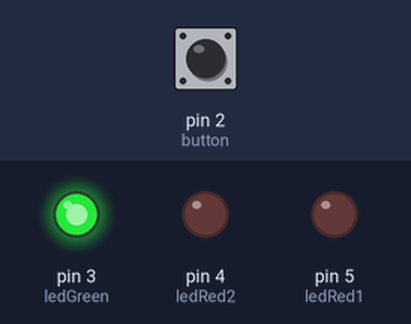
A sketch run on a simulated Arduino Uno, built with avr-gcc and run on an emulated ATmega328P. On the bench: output pins drawn as LEDs (lit = HIGH). Dashed ring = blinking. The inputs (shaded band) are chosen by the test bench; at power-on: pin 2 (button) LOW.

Above: at 1.2 s.
1.3 s: pin 2 (button) pulled HIGH for 1 s
At 2.1 s:
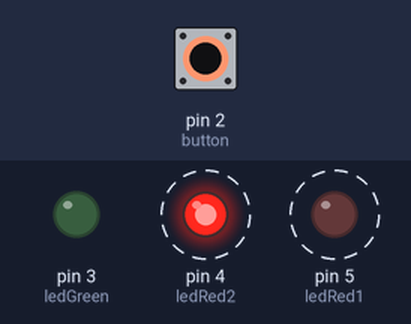
3.8 s: pin 2 (button) pulled HIGH for 3.2 s
At 8.4 s:
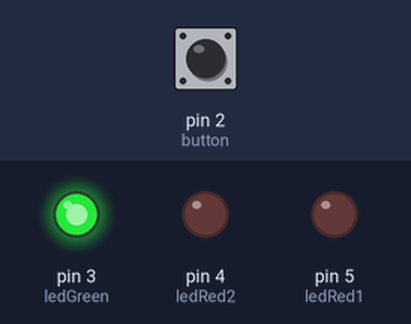
Timing chart, 0 to 9.9 s (numbered marks = the images above; inputs shaded):
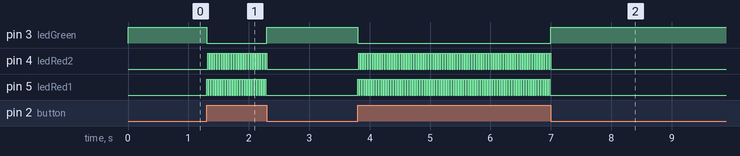

Measured:
- after the input at 1.3 s, pin 3 (ledGreen): HIGH → LOW at once, → HIGH 1.0 s later; pin 4 (ledRed2), pin 5 (ledRed1): alternates HIGH for 0.02 s and LOW for 0.02 s, 50 changes in all, then stays LOW, starting at once
- after the input at 3.8 s, pin 3 (ledGreen): HIGH → LOW at once, → HIGH 3.2 s later; pin 4 (ledRed2), pin 5 (ledRed1): alternates HIGH for 0.02 s and LOW for 0.02 s, 160 changes in all, then stays LOW, starting at once

The sketch:

proj2_spaceship.ino
```cpp
int ledRed1 = 5;
int ledRed2 = 4;
int ledGreen = 3;
int button = 2;
int switchState = LOW;

void setup() {
  pinMode(ledGreen, OUTPUT);
  pinMode(ledRed1, OUTPUT);
  pinMode(ledRed2, OUTPUT);
  pinMode(button, INPUT);
}

void loop() {
  switchState = digitalRead(button);
  if (switchState == HIGH) {
    digitalWrite(ledGreen, LOW);
    digitalWrite(ledRed2, LOW);
    digitalWrite(ledRed1, HIGH);
    delay(20);
    digitalWrite(ledRed1, LOW);
    digitalWrite(ledRed2, HIGH);
    delay(20);
  } else {
    digitalWrite(ledGreen, HIGH);
    digitalWrite(ledRed1, LOW);
    digitalWrite(ledRed2, LOW);

  }
}
```
